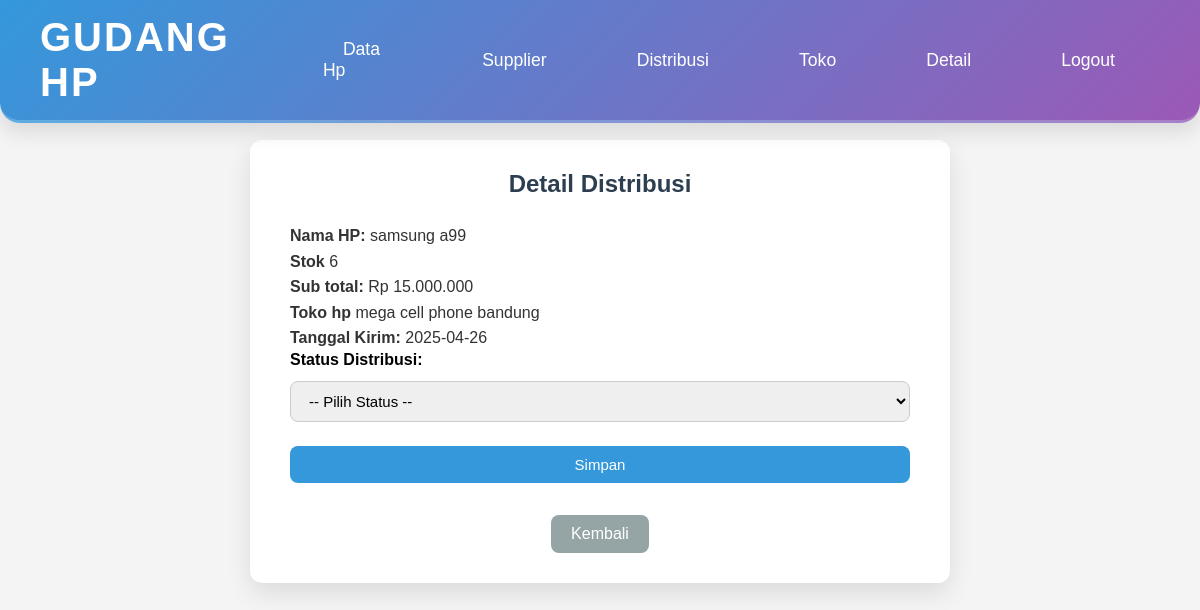
The page /views/detail.php?id_distribusi=92 (signed in) on the database its author committed.
### tables this page shows
CREATE TABLE `tb_distribusi` (
  `id_distribusi` int(11) NOT NULL,
  `nama_hp` varchar(20) NOT NULL,
  `stok` int(11) NOT NULL,
  `harga` decimal(10,0) NOT NULL,
  `tanggal_kirim` date NOT NULL,
  `id_toko` int(11) NOT NULL
);

CREATE TABLE `tb_toko` (
  `id_toko` int(11) NOT NULL,
  `nama_toko` varchar(35) NOT NULL,
  `alamat` varchar(35) NOT NULL,
  `no_telepon` int(20) NOT NULL
);

### views/detail.php (the view, shortened to what this page needs)
<?php
$id_distribusi = $_GET['id_distribusi'] ?? 0;
$conn = (new Koneksi())->getConnection();
$query = "SELECT d.*, t.nama_toko FROM tb_distribusi d
          JOIN tb_toko t ON d.id_toko = t.id_toko
          WHERE d.id_distribusi = $id_distribusi";
$result = $conn->query($query);
$data = $result->fetch_assoc();
?>
<!DOCTYPE html>
<html lang="id">
<head>
    <link rel="stylesheet" href="../views/style/detail.css">
</head>
<body>
    <?php include 'navbar.php'; ?>
    <div class="container">
        <h2>Detail Distribusi</h2>
        <?php if ($data): ?>
        <form action="../controllers/detail_c.php" method="POST">
            <p><strong>Nama HP:</strong> <?= $data['nama_hp'] ?></p>
            <p><strong>Stok</strong> <?= $data['stok'] ?></p>
            <p><strong>Sub total:</strong> Rp <?= number_format($data['harga'], 0, ',', '.') ?></p>
            <p><strong>Toko hp</strong> <?= $data['nama_toko'] ?></p>
            <p><strong>Tanggal Kirim:</strong> <?= $data['tanggal_kirim'] ?></p>
            <label for="keterangan"><strong>Status Distribusi:</strong></label>
            <select name="keterangan" required>
                <option value="">-- Pilih Status --</option>
            </select>
            <button type="submit" class="btn-add">Simpan</button>
        </form>
        <?php else: ?>
            <p>Data tidak ditemukan.</p>
        <?php endif; ?>
        <div class="back-btn-container">
            <a href="distribusi.php" class="btn-back">Kembali</a>
        </div>
    </div>
</body>
</html>

### views/style/detail.css (style rules this page uses)
.container { background-color: #fff; max-width: 700px; margin: 60px auto; padding: 30px 40px; box-shadow: 0 10px 25px rgba(0, 0, 0, 0.1); border-radius: 12px; animation: fadeIn 0.8s ease-in-out; }
h2 { text-align: center; color: #2c3e50; margin-bottom: 25px; }
p { font-size: 16px; color: #333; line-height: 1.6; }
select, input[type="text"], input[type="number"], button { width: 100%; padding: 10px 14px; margin: 12px 0; font-size: 15px; border-radius: 8px; border: 1px solid #ccc; transition: 0.3s ease; }
.btn-add { background-color: #3498db; color: #fff; border: none; cursor: pointer; }
.btn-back { display: inline-block; margin-top: 20px; background-color: #95a5a6; color: white; text-decoration: none; padding: 10px 20px; border-radius: 8px; transition: background-color 0.3s ease; }
.back-btn-container { text-align: center; }

### views/style/navbar.css (style rules this page uses)
* { margin: 0; padding: 0; box-sizing: border-box; }
body { font-family: 'Arial', sans-serif; background-color: #f4f4f4; padding-top: 80px; }

### rows shown on the page
tb_distribusi: nama_hp "samsung a99", stok "6", harga "15.000.000", id_toko.nama_toko "mega cell phone bandung", tanggal_kirim "2025-04-26"
